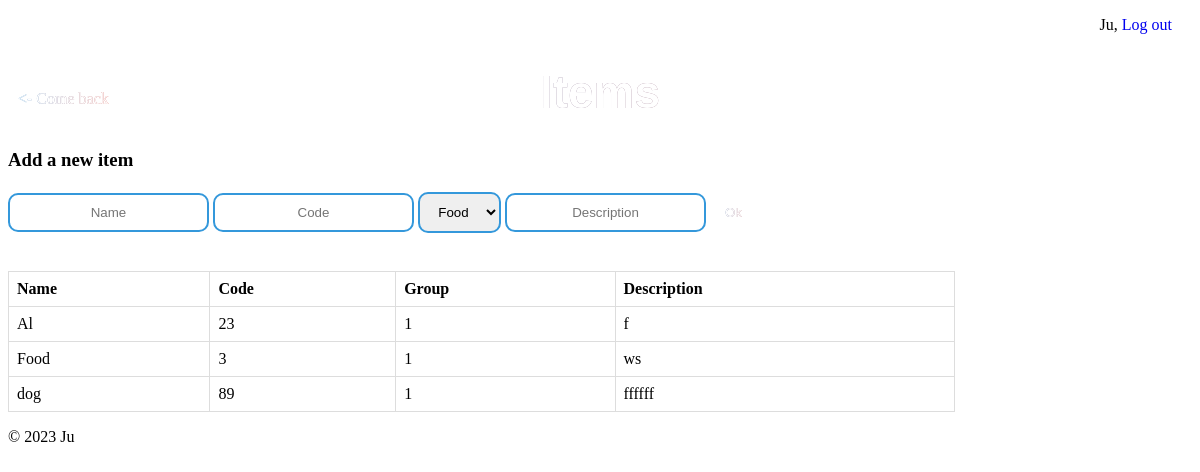
Page /items/ (signed in) on the committed database.
### models.py (models this page shows, shortened)
class Item(Base):
    __tablename__ = 'item'
    id = Column(Integer, primary_key=True, autoincrement=True)
    name = Column(String(150), nullable=False)
    item_code = Column(String(50), nullable=True)
    item_group = Column(Integer, ForeignKey('item_group.id'), nullable=True)
    description = Column(String(500), nullable=True)
    user_id = Column(Integer, ForeignKey('user.id'), nullable=False)

### main.py (the view, shortened to what this page needs)
@app.route('/items/', methods=['GET', 'POST'])
def item_add():
    database.init_db()
    user_name = session.get('name', None)
    current_user = session.get('user_id', None)
    items_groups_all = database.db_session.query(ItemGroup).\
        filter_by(user_id=current_user).order_by(ItemGroup.name).all()
    items_all = database.db_session.query(Item).filter_by(user_id=current_user).order_by(Item.name).all()
    return render_template('item_add.html', user=user_name, items_all=items_all, items_groups=items_groups_all)

### database.py (called while the page is built)
def init_db():
    Base.metadata.create_all(bind=engine)

### templates/item_add.html (shortened to what this page needs)
<!DOCTYPE html>
<html lang="en">
<head>
        <link rel="stylesheet" href="{{ url_for('static', filename='customers.css') }}">
</head>
<body>
 <div class="user-info">
     <p class="user-name"> {{ user }}, <a class="logout" href="/logout/">Log out</a></p>
 </div>
 <h1 class="header">Items</h1>
   <div>
         <a class='login' href="/crm/"><- Come back </a>
    </div>
<form action="/items/" method="post" enctype="multipart/form-data">
    <h3>Add a new item</h3>
    <input class="input-decor2" type="text" name="name" placeholder="Name">
    <input class="input-decor2" type="text" name="code" placeholder="Code">
    <select class="input-decor2" name="group">
        {% for group in items_groups %}
        <option value="{{ group.id }}"> {{group.name}} </option>
        {% endfor %}
    </select>
    <input class="input-decor2" type="text" name="description" placeholder="Description">
    <input class="submit3" type="submit" value="Ok">
</form>
 <br><br>
<div>
    <table class="table">
        <tr>
            <th class="table-item">Name</th>
            <th class="table-item">Code</th>
            <th class="table-item">Group</th>
            <th class="table-item">Description</th>
        </tr>
         {% for item in items_all %}
        <tr>
            <td class="table-item"><a class="table-item-decor" href="/items/ {{ item.id }}">{{ item.name }}</a></td>
            <td class="table-item"><a class="table-item-decor" href="/items/ {{ item.id }}">{{ item.item_code }}</a></td>
            <td class="table-item"><a class="table-item-decor" href="/items/ {{ item.id }}">{{ item.item_group }}</a></td>
            <td class="table-item"><a class="table-item-decor" href="/items/ {{ item.id }}">{{ item.description }}</a></td>
        </tr>
        {% endfor %}
    </table>
</div>
 <footer>
     <p>&copy; 2023 Ju</p>
 </footer>
</body>
</html>

### static/customers.css (style rules this page uses)
.header { text-align: center; font-size: 46px; font-family: Arial, Helvetica, sans-serif; background: linear-gradient(to right, #3498db, #e74c3c); background-clip: text; color: #fff; margin-bottom: 30px; }
.login { background: linear-gradient(to right, #3498db, #e74c3c); background-clip: text; border-radius: 15px; color: #fff; border: none; cursor: pointer; padding: 10px; text-decoration: none; position: absolute; top: 80px; }
.user-info { text-align: right; margin-right: 20px; }
.logout { text-decoration: none; }
.table { width: 80%; border-collapse: collapse; }
.table-item { border: 1px solid #ddd; padding: 8px; text-align: left; }
.table-item-decor { text-decoration: none; color: black; }
.input-decor2 { border: 2px solid #3498db; border-radius: 10px; text-align: center; padding: 10px; margin: 0 auto; }
.submit3 { background: linear-gradient(to right, #3498db, #e74c3c); background-clip: text; border-radius: 15px; color: #fff; border: none; cursor: pointer; padding: 15px; margin: 0 auto; }

### rows in the picture
Item: name "Al", item_code "23", item_group "1", description "f"
Item: name "Food", item_code "3", item_group "1", description "ws"
Item: name "dog", item_code "89", item_group "1", description "ffffff"

### other values in the picture
{{ user }} "Ju"
form field group "Food"
